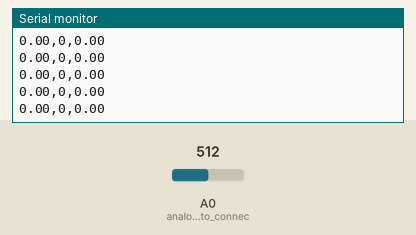
Bench run of a sketch on a simulated Arduino Uno, built with avr-gcc and run on an emulated ATmega328P. Parts: the last lines printed to the serial monitor. Inputs (shaded band) come from the test bench; at power-on: A0 (analog_pin_used_to_connec) = 512.

Above: at 1.2 s.
1.3 s: A0 (analog_pin_used_to_connec) set to 716
At 2.1 s:
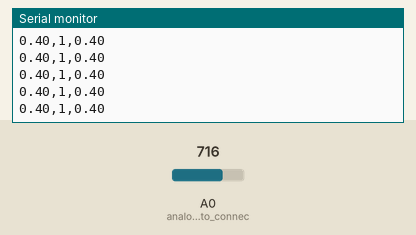
2.8 s: A0 (analog_pin_used_to_connec) set to 511
At 3.5 s:
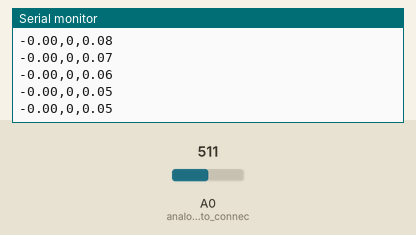
Timing chart, 0 to 5.8 s (numbered marks = the images above; inputs shaded):
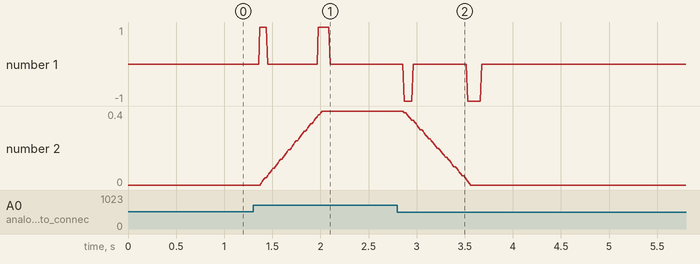

Measured:
- after the input at 1.3 s, the serial monitor: prints a new line after 0.07 s (image 1)
- after the input at 2.8 s, the serial monitor: prints a new line after 0.07 s (image 2)
- plotted number 2: 0 → 0.4 after the input at 1.3 s

The sketch:

peak.ino
```cpp
#include <PeakDetection.h> // import lib

PeakDetection peakDetection; // create PeakDetection object

void setup() {
  Serial.begin(9600); // set the data rate for the Serial communication
  pinMode(A0, INPUT); // analog pin used to connect the sensor
  peakDetection.begin(48, 3, 0.6); // sets the lag, threshold and influence
}

void loop() {
    double data = (double)analogRead(A0)/512-1; // reads the value of the sensor and converts to a range between -1 and 1
    peakDetection.add(data); // adds a new data point
    int peak = peakDetection.getPeak(); // returns 0, 1 or -1
    double filtered = peakDetection.getFilt(); // moving average
    Serial.print(data); // print data
    Serial.print(",");
    Serial.print(peak); // print peak status
    Serial.print(",");
    Serial.println(filtered); // print moving average
}
```

PeakDetection.h
```cpp
// (licence header left out)
// Acknowledgment: https://stackoverflow.com/questions/22583391/peak-peaknal-detection-in-realtime-timeseries-data

#ifndef PeakDetection_h
#define PeakDetection_h

#include <math.h>
#include <stdlib.h>

class PeakDetection {
  public:
    PeakDetection();
    ~PeakDetection();
    void begin();
    void begin(int, int, double); //lag, threshold, influence
    void add(double);
    double getFilt();
    int getPeak();

  private:
    int index, lag, threshold, peak;
    double influence, EPSILON, *data, *avg, *std;
    double getAvg(int, int);
    double getPoint(int, int);
    double getStd(int, int);
};

#endif
```
